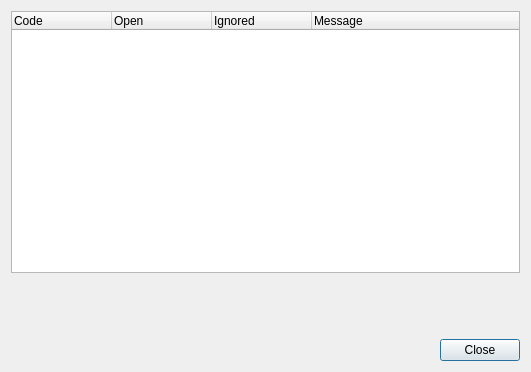
<?xml version="1.0" encoding="UTF-8"?>
<ui version="4.0">
 <class>CodeStyleStatisticsDialog</class>
 <widget class="QDialog" name="CodeStyleStatisticsDialog">
  <property name="geometry">
   <rect>
    <x>0</x>
    <y>0</y>
    <width>531</width>
    <height>372</height>
   </rect>
  </property>
  <property name="windowTitle">
   <string>Code Style Checker Statistics</string>
  </property>
  <layout class="QVBoxLayout" name="verticalLayout">
   <item>
    <widget class="QTreeWidget" name="statisticsList">
     <property name="alternatingRowColors">
      <bool>true</bool>
     </property>
     <property name="rootIsDecorated">
      <bool>false</bool>
     </property>
     <property name="wordWrap">
      <bool>true</bool>
     </property>
     <column>
      <property name="text">
       <string>Code</string>
      </property>
     </column>
     <column>
      <property name="text">
       <string>Open</string>
      </property>
     </column>
     <column>
      <property name="text">
       <string>Ignored</string>
      </property>
     </column>
     <column>
      <property name="text">
       <string>Message</string>
      </property>
     </column>
    </widget>
   </item>
   <item>
    <layout class="QGridLayout" name="gridLayout">
     <item row="0" column="0">
      <widget class="QLabel" name="filesChecked"/>
     </item>
     <item row="0" column="1">
      <widget class="QLabel" name="filesIssues"/>
     </item>
     <item row="1" column="0">
      <widget class="QLabel" name="totalIssues"/>
     </item>
     <item row="1" column="1">
      <widget class="QLabel" name="ignoredIssues"/>
     </item>
     <item row="2" column="0">
      <widget class="QLabel" name="fixedIssues"/>
     </item>
     <item row="2" column="1">
      <widget class="QLabel" name="securityOk"/>
     </item>
    </layout>
   </item>
   <item>
    <widget class="QDialogButtonBox" name="buttonBox">
     <property name="orientation">
      <enum>Qt::Horizontal</enum>
     </property>
     <property name="standardButtons">
      <set>QDialogButtonBox::Close</set>
     </property>
    </widget>
   </item>
  </layout>
 </widget>
 <tabstops>
  <tabstop>statisticsList</tabstop>
  <tabstop>buttonBox</tabstop>
 </tabstops>
 <resources/>
 <connections>
  <connection>
   <sender>buttonBox</sender>
   <signal>accepted()</signal>
   <receiver>CodeStyleStatisticsDialog</receiver>
   <slot>accept()</slot>
   <hints>
    <hint type="sourcelabel">
     <x>248</x>
     <y>254</y>
    </hint>
    <hint type="destinationlabel">
     <x>157</x>
     <y>274</y>
    </hint>
   </hints>
  </connection>
  <connection>
   <sender>buttonBox</sender>
   <signal>rejected()</signal>
   <receiver>CodeStyleStatisticsDialog</receiver>
   <slot>reject()</slot>
   <hints>
    <hint type="sourcelabel">
     <x>316</x>
     <y>260</y>
    </hint>
    <hint type="destinationlabel">
     <x>286</x>
     <y>274</y>
    </hint>
   </hints>
  </connection>
 </connections>
</ui>
